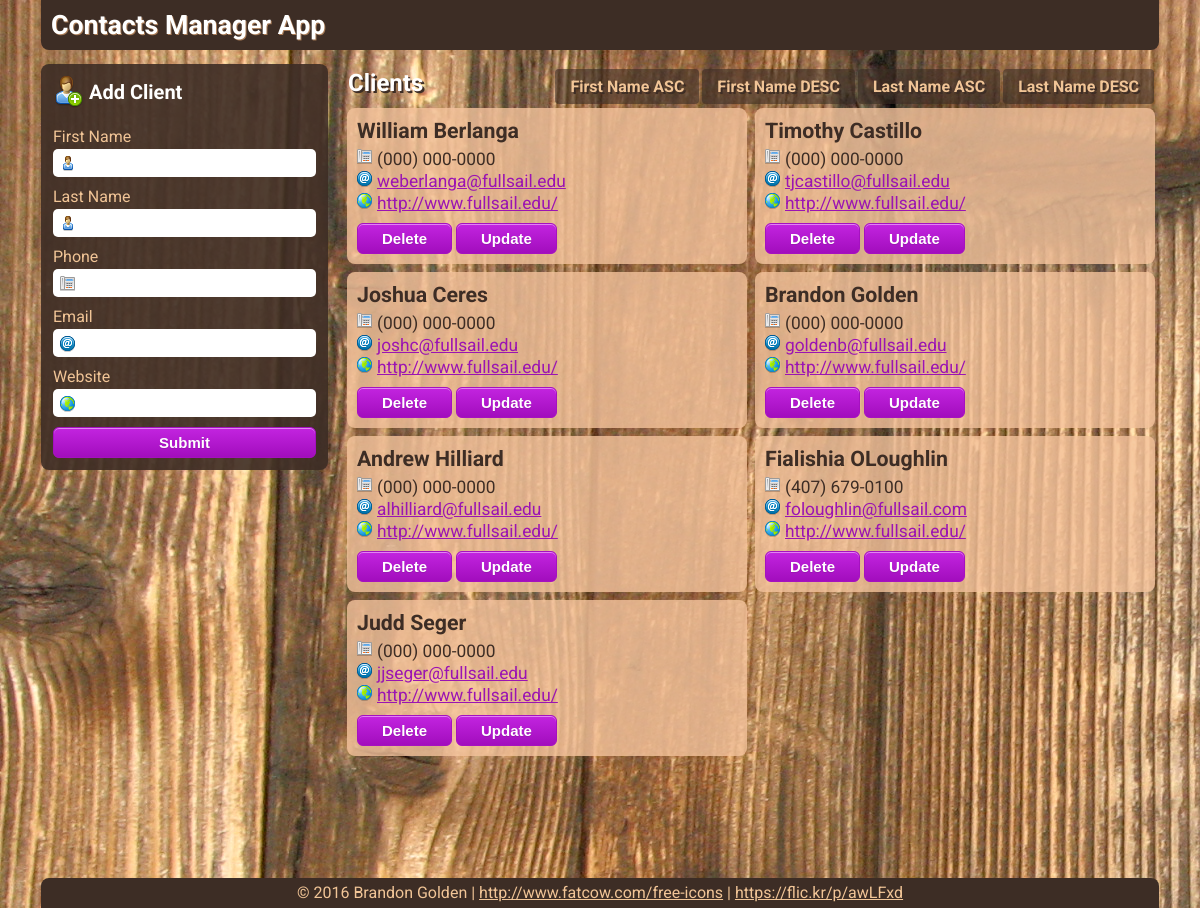
/ContactsManagerApp/index.php?orderby=lastnameASC, run on the app's committed database.
### tables this page shows
CREATE TABLE `clients` (
  `id` int(11) unsigned NOT NULL AUTO_INCREMENT,
  `firstname` varchar(255) DEFAULT NULL,
  `lastname` varchar(255) DEFAULT NULL,
  `phone` varchar(255) DEFAULT NULL,
  `email` varchar(255) DEFAULT NULL,
  `website` varchar(255) DEFAULT NULL,
  PRIMARY KEY (`id`)
);

### ContactsManagerApp/index.php (the view, shortened to what this page needs)
<!DOCTYPE html>
<html>
<head>
	<link rel="stylesheet" href="css/main.css">
</head>
<body>
	<div id="container">
	<h1>Contacts Manager App</h1>
	<form action="index.php" method="POST">
		<h3>Add Client</h3>
		<label for="firstname">First Name</label><br>
		<input type="text" name="firstname" value='<?php echo $_SESSION["firstname"];?>' required><br>
		<label for="lastname">Last Name</label><br>
		<input type="text" name="lastname" value='<?php echo $_SESSION["lastname"];?>' required><br>
		<label for="phone">Phone</label><br>
		<input type="text" name="phone" value='<?php echo $_SESSION["phone"];?>' required><br>
		<label for="email">Email</label><br>
		<input type="text" name="email" value='<?php echo $_SESSION["email"];?>' required><br>
		<label for="website">Website</label><br>
		<input type="text" name="website" value='<?php echo $_SESSION["website"];?>'  required><br>
		<input type="submit" value="Submit" name="addClient" class="myButton">
	</form>
	<div id="contactsContainer">
	<h2>
	Clients
	<a href="index.php?orderby=lastnameDESC" class="orderbyButton">Last Name DESC</a>
	<a href="index.php?orderby=lastnameASC" class="orderbyButton">Last Name ASC</a>
	<a href="index.php?orderby=firstnameDESC" class="orderbyButton">First Name DESC</a>
	<a href="index.php" class="orderbyButton">First Name ASC</a>
	</h2>
	<?php
		$user = "root";
		$pass = "root";
		$dbh = new PDO('mysql:host=localhost;dbname=ssl;port=8889', $user, $pass);
		if (isset($_GET['orderby'])) {
			if ($_GET['orderby'] == 'lastnameASC') {
				$stmt = $dbh->prepare('SELECT id, firstname, lastname, phone, email, website FROM clients ORDER BY lastname ASC;');
			} elseif ($_GET['orderby'] == 'lastnameDESC') {
				$stmt = $dbh->prepare('SELECT id, firstname, lastname, phone, email, website FROM clients ORDER BY lastname DESC;');
			} elseif ($_GET['orderby'] == 'firstnameDESC') {
				$stmt = $dbh->prepare('SELECT id, firstname, lastname, phone, email, website FROM clients ORDER BY firstname DESC;');
			}
		} else {
			$stmt = $dbh->prepare('SELECT id, firstname, lastname, phone, email, website FROM clients ORDER BY firstname ASC;');
		}
		$stmt->execute();
		$result = $stmt->fetchall(PDO::FETCH_ASSOC);
		foreach ($result as $row) {
			$phone = $row['phone'];
			echo '<div class="contact"><div class="contactName">' .
				 $row['firstname'] . ' ' .
				 $row['lastname'] . '</div><div class="contactPhone">' .
				 "(".substr($phone, 0, 3).") ".substr($phone, 3, 3)."-".substr($phone,6) . '</div><div class="contactEmail">' .
				 '<a href="mailto:' . $row['email'] . '">' .
				 $row['email'] . '</a></div><div class="contactWebsite">' .
				 '<a href="' .
				 $row['website'] . '">' . $row['website'] . '</a></div>' .
				 '<a class="myButton" href="DeleteClients.php?id='.$row['id'].'">Delete</a>'.
				 ' '.
				 '<a class="myButton" href="UpdateClients.php?id='.$row['id'].'">Update</a>'.
				 '</div>';
		}
	?>
	</div>
	<div id="footer">&copy; 2016 Brandon Golden | <a href="http://www.fatcow.com/free-icons">http://www.fatcow.com/free-icons</a> | <a href="https://flic.kr/p/awLFxd">https://flic.kr/p/awLFxd</a></div>
	</div>
</body>
</html>

### ContactsManagerApp/css/main.css (style rules this page uses)
body { background: url("../img/background.jpg"); background-repeat: no-repeat; background-attachment: fixed; color: #3D2D25; font-family: 'Roboto', sans-serif; margin: 0; }
.contact { width: 380px; border-radius: 8px; margin: 4px; padding: 10px; background: #F4C39D; display: inline-block; float: left; background-color:rgba(244, 195, 157, 0.8); }
.contactName { font-size: 16pt; width: 100%; font-weight: bold; margin-bottom: 6px; }
.contactPhone, .contactEmail, .contactWebsite { width: 100%; height: 20px; font-size: 13pt; padding-left: 20px; margin-bottom: 2px; }
.contactPhone { background: url("../img/telephone.png") no-repeat; }
.contactEmail { background: url("../img/contact_email.png") no-repeat; }
.contactWebsite { background: url("../img/world.png") no-repeat; margin-bottom: 10px; }
.myButton { -moz-box-shadow:inset 0px 1px 0px 0px #e184f3; -webkit-box-shadow:inset 0px 1px 0px 0px #e184f3; box-shadow:inset 0px 1px 0px 0px #e184f3; background:-webkit-gradient(linear, left top, left bottom, color-stop(0.05, #c123de), color-stop(1, #a20dbd)); background:-moz-linear-gradient(top, #c123de 5%, #a20dbd 100%); background:-webkit-linear-gradient(top, #c123de 5%, #a20dbd 100%); background:-o-linear-gradient(top, #c123de 5%, #a20dbd 100%); background:-ms-linear-gradient(top, #c123de 5%, #a20dbd 100%); background:linear-gradient(to bottom, #c123de 5%, #a20dbd 100%); filter:progid:DXImageTransform.Microsoft.gradient(startColorstr='#c123de', endColorstr='#a20dbd',GradientType=0); background-color:#c123de; -moz-border-radius:6px; -webkit-border-radius:6px; border-radius:6px; border:1px solid #a511c0; display:inline-block; cursor:pointer; color:#ffffff; font-family:Arial; font-size:15px; font-weight:bold; padding:6px 24px; text-decoration:none; text-shadow:0px 1px 0px #9b14b3; }
input[type="text"] { width: 232px; height: 22px; margin-bottom: 10px; margin-top: 3px; border-radius: 5px; border: none; font-size: 12pt; padding: 3px; color: #9b14b3; background: #fff; }
input[name="phone"] { background: #fff url("../img/telephone.png") no-repeat 7px 7px; padding-left: 28px; }
input[name="email"] { background: #fff url("../img/contact_email.png") no-repeat 7px 7px; padding-left: 28px; }
input[name="website"] { background: #fff url("../img/world.png") no-repeat 7px 7px; padding-left: 28px; }
input[name="firstname"], input[name="lastname"] { background: #fff url("../img/user.png") no-repeat 7px 7px; padding-left: 28px; }
label { font-size: 12pt; }
form { padding: 12px; float: left; margin-right: 12px; background: rgba(61,45,37,.9); color: #F1C597; border-radius: 8px; }
h3 { font-size: 15pt; margin: 0 0 15px 0; color: #fff; background: url("../img/user_add.png") no-repeat; padding-left: 36px; padding-top: 4px; height: 32px; }
h2 { font-size: 18pt; margin: 0; padding: 5px; border-radius: 8px; color: #fff; text-shadow: 2px 2px #3D2D25; }
h1 { background-color: #3D2D25; color: #fff; margin: 0 0 14px 0; line-height: 50px; text-shadow: 1px 1px #A87B56; padding-left: 10px; font-size: 20pt; border-bottom-left-radius: 8px; border-bottom-right-radius: 8px; }
#contactsContainer { float: right; width: 816px; min-height: 800px; }
#container { width: 1118px; margin: 0 auto; min-height: 750px; margin-bottom: 10px; }
input[type="submit"] { margin: 0 auto; }
a { color: #9b14b3; }
#footer { background: #3D2D25; color: #F1C597; margin: 14px 0 0 0; line-height: 30px; text-align: center; bottom: 0; display: block; float: left; width: 100%; border-top-right-radius: 8px; border-top-left-radius: 8px; }
.orderbyButton { background: rgba(61,45,37,.6); border-radius: 4px; padding: 8px 15px; text-decoration: none; font-size: 12pt; color: #F1C597; float: right; margin-left: 3px; }
#footer a { color: #F1C597; }
input[name="addClient"] { width: 100%; }

### data on the page
clients: firstname "William", lastname "Berlanga", phone "000", phone "0000", email "weberlanga@fullsail.edu", website "http://www.fullsail.edu/"
clients: firstname "Timothy", lastname "Castillo", phone "000", phone "0000", email "tjcastillo@fullsail.edu", website "http://www.fullsail.edu/"
clients: firstname "Joshua", lastname "Ceres", phone "000", phone "0000", email "joshc@fullsail.edu", website "http://www.fullsail.edu/"
clients: firstname "Brandon", lastname "Golden", phone "000", phone "0000", email "goldenb@fullsail.edu", website "http://www.fullsail.edu/"
clients: firstname "Andrew", lastname "Hilliard", phone "000", phone "0000", email "alhilliard@fullsail.edu", website "http://www.fullsail.edu/"
clients: firstname "Fialishia", lastname "OLoughlin", phone "407", phone "679", phone "0100", email "foloughlin@fullsail.com", website "http://www.fullsail.edu/"
clients: firstname "Judd", lastname "Seger", phone "000", phone "0000", email "jjseger@fullsail.edu", website "http://www.fullsail.edu/"
